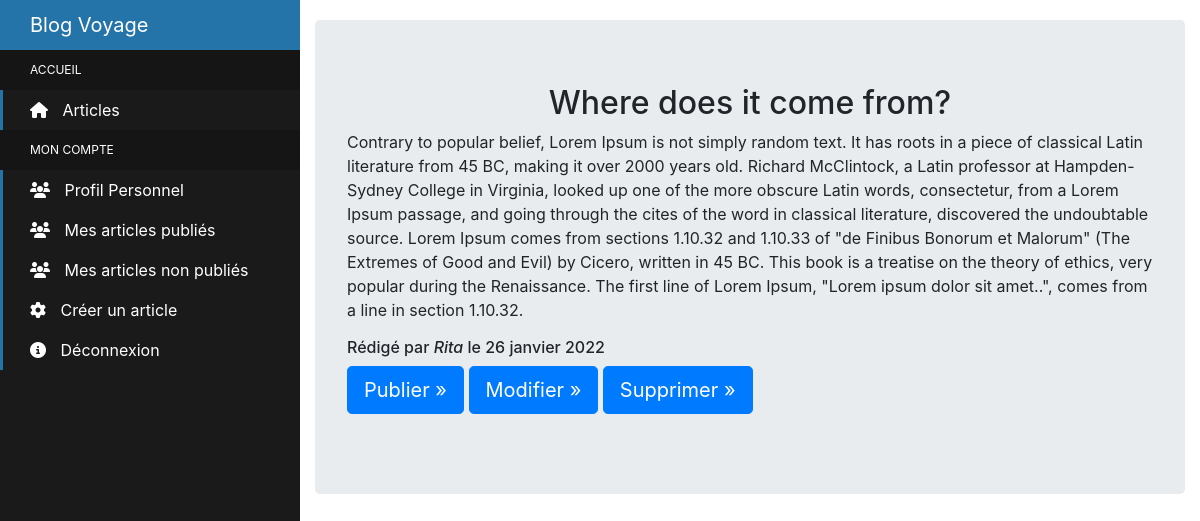
Page /blog/none_published/ (signed in) on the earlier database version.
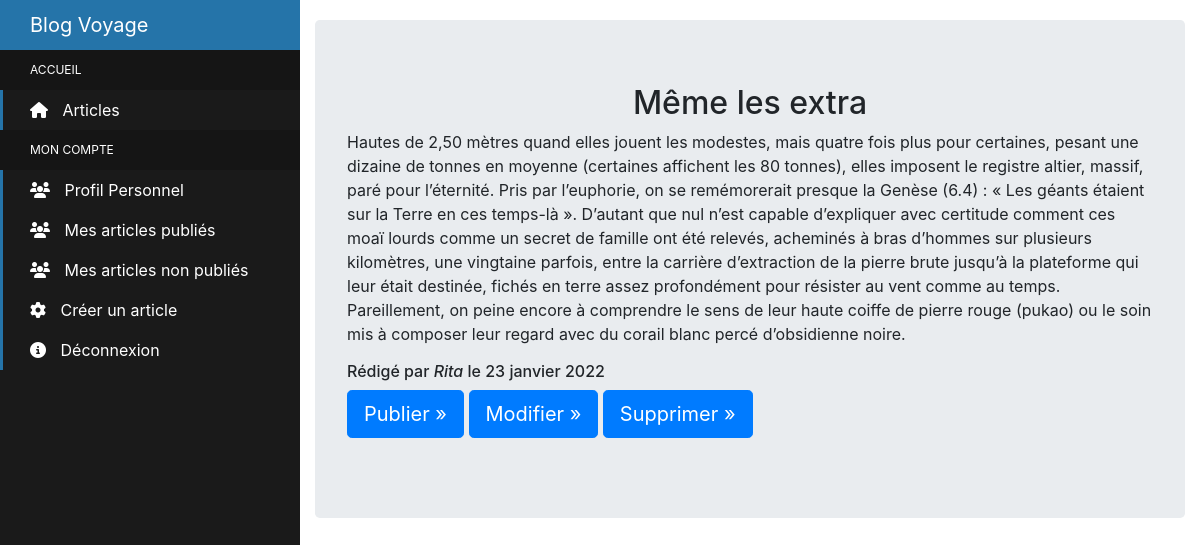
Same page on the later database version.
### blog/models.py (models this page shows, shortened)
class BlogPost(models.Model):
    title = models.CharField(max_length=255, unique=True, blank=False)
    author = models.ForeignKey(user, on_delete=models.SET_NULL, null=True, blank=True)
    last_updated = models.DateTimeField(auto_now=True)
    created_on = models.DateTimeField(blank=True, null=True)
    published = models.BooleanField(default=False)
    content = models.TextField(blank=True)
    class Meta:
        ordering = ['-created_on']
        verbose_name = 'Article'

### accounts/models.py (models this page shows, shortened)
class MyUser(AbstractBaseUser):
    name = models.CharField(max_length=55, blank=False)
    email = models.EmailField(max_length=255, unique=True)
    is_active = models.BooleanField(default=True)
    is_admin = models.BooleanField(default=False)
    is_staff = models.BooleanField(default=False)
    objects = MyUserManager()
    USERNAME_FIELD = 'email'
    REQUIRED_FIELDS = ['name']
    class Meta:
        verbose_name = 'Utilisateur'

### blog/views.py (the view)
# urls.py: path('none_published/', login_required(views.NonePublished.as_view()), name='none_published'),
class NonePublished(ListView):
    model = BlogPost
    context_object_name = 'posts'
    template_name = 'blog/none_published.html'

### templates/blog/none_published.html
{% extends 'website/home.html' %}
{% block content %}
    {% for post in posts %}
        {% if not post.published and post.author.email == user.email %}
                <div class="container-fluid">
                    <div class="jumbotron">
                        <article>
                            <center>
                                <h2>{{post.title}}</h2>
                            </center>
                            <p>{{post.content|safe}}</p>
                            <h6>Rédigé par <i>{{post.author.name}}</i> le {{post.created_on|date:'j F Y'}}</h6>
                            <p>
                                <a class="btn btn-lg btn-primary" href="{% url 'blog:publish' id=post.id %}" role="button">Publier &raquo;</a>
                                <a class="btn btn-lg btn-primary" href="{% url 'blog:blog_edit' pk=post.id %}" role="button">Modifier &raquo;</a>
                                <a class="btn btn-lg btn-primary" href="{% url 'blog:blog_delete' pk=post.id %}" role="button">Supprimer &raquo;</a>
                            </p>
                        </article>
                    </div>
                </div>
        {% endif %}
    {% endfor %}
{% endblock %}

Differences in the rows shown:
removed BlogPost: title "Where does it come from?", content "Contrary to popular belief, Lorem Ipsum is not simply random text. It has roots in a piece of classical Latin literature from 45 BC, making it over 2000 years old. Richard McClintock, a Latin professor at Hampden-Sydney College in Virginia, looked up one of the more obscure Latin words, consectetur, from a Lorem Ipsum passage, and going through the cites of the word in classical literature, discovered the undoubtable source. Lorem Ipsum comes from sections 1.10.32 and 1.10.33 of \"de Finibus Bonorum et Malorum\" (The Extremes of Good and Evil) by Cicero, written in 45 BC. This book is a treatise on the theory of ethics, very popular during the Renaissance. The first line of Lorem Ipsum,…", author.name "Rita", created_on "26 janvier 2022"
added BlogPost: title "Même les extra", content "Hautes de 2,50 mètres quand elles jouent les modestes, mais quatre fois plus pour certaines, pesant une dizaine de tonnes en moyenne (certaines affichent les 80 tonnes), elles imposent le registre altier, massif, paré pour l’éternité. Pris par l’euphorie, on se remémorerait presque la Genèse (6.4) : « Les géants étaient sur la Terre en ces temps-là ». D’autant que nul n’est capable d’expliquer avec certitude comment ces moaï lourds comme un secret de famille ont été relevés, acheminés à bras d’hommes sur plusieurs kilomètres, une vingtaine parfois, entre la carrière d’extraction de la pierre brute jusqu’à la plateforme qui leur était destinée, fichés en terre assez profondément pour…", author.name "Rita", created_on "23 janvier 2022"
